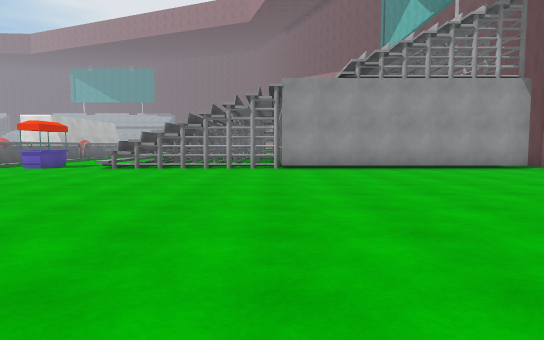
View 1 (above)

16 first-person views from a walk through a scene from a Unity 3-D project. The camera is 1.2 m above the floor, tilts 4° down and sees 75° across. The floor is counted in squares, 2 m on a side. Each view is taken from the middle of a square. On the plan, view 1 faces up. The plan holds only what a view shows up to about 10 squares ahead; the rest is blank. The place goes on beyond the plan. The player is left out. Some animated figures are not drawn. Surface patterns are stand-ins for the level's own textures.

View 2
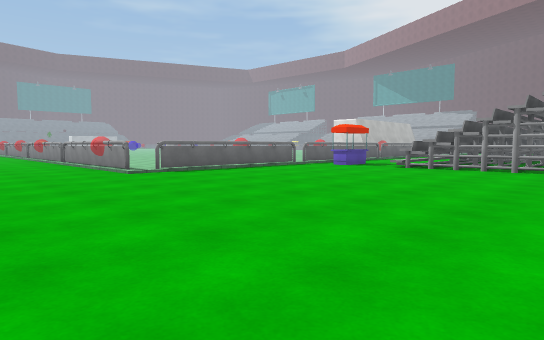

View 3
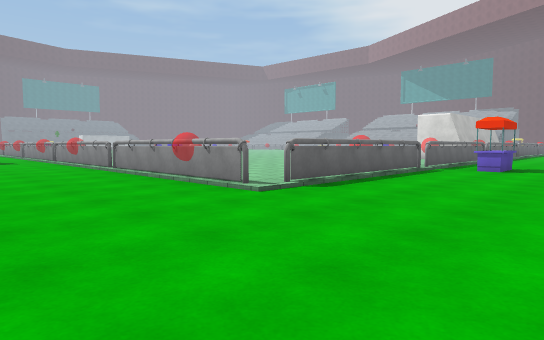

View 4
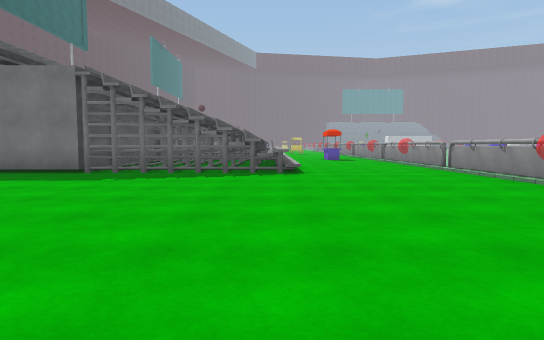

View 5
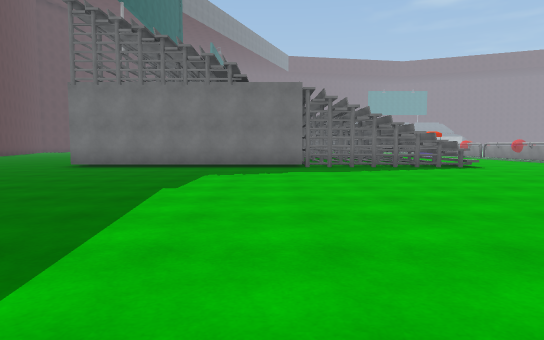

View 6
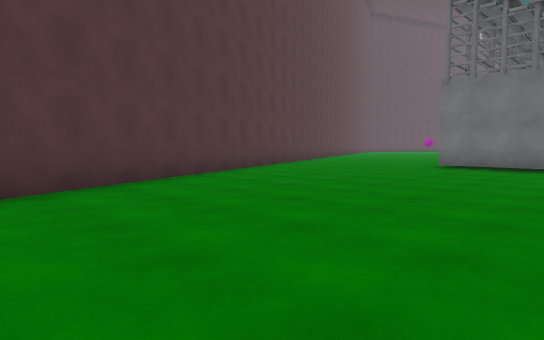

View 7
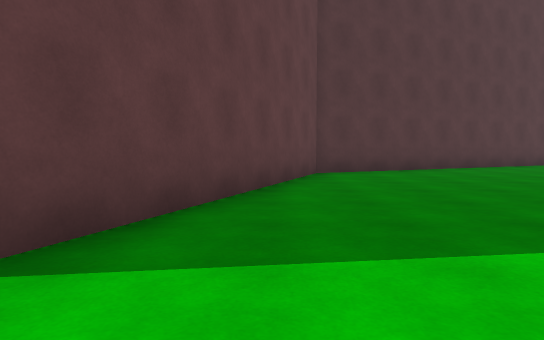

View 8
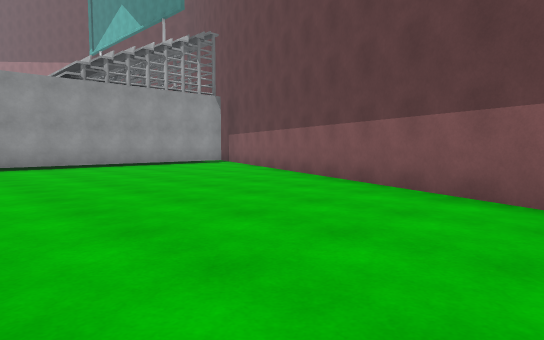

View 9
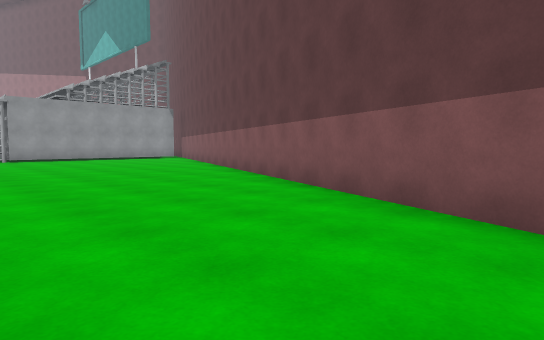

View 10
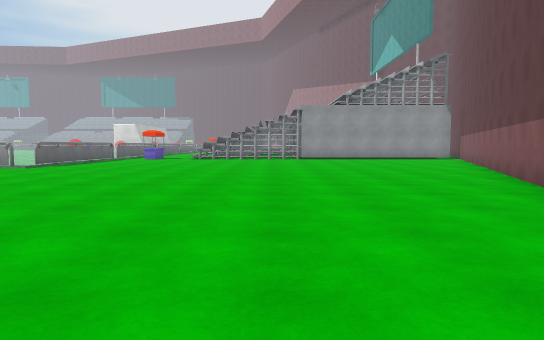

View 11
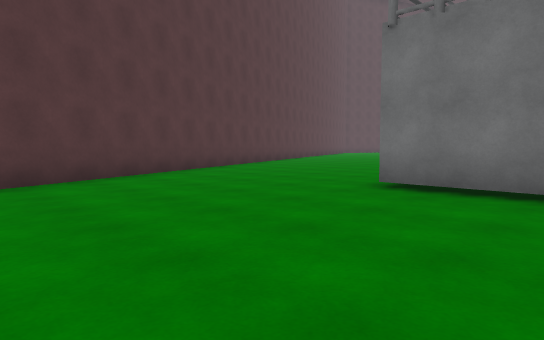

View 12
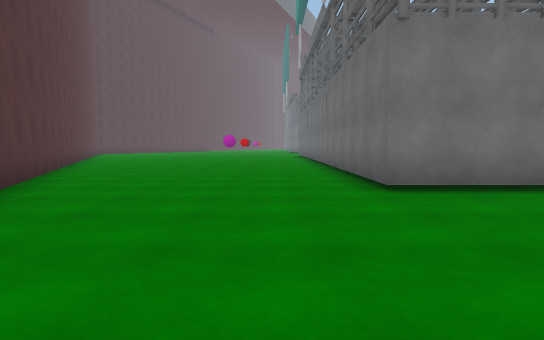

View 13
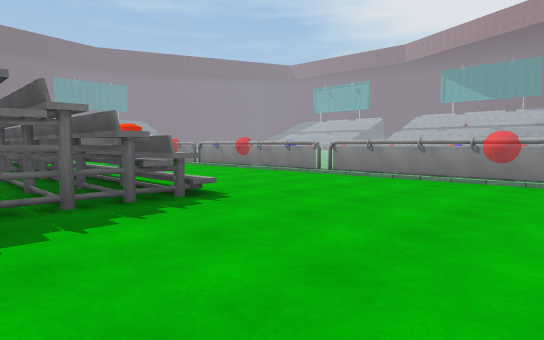

View 14
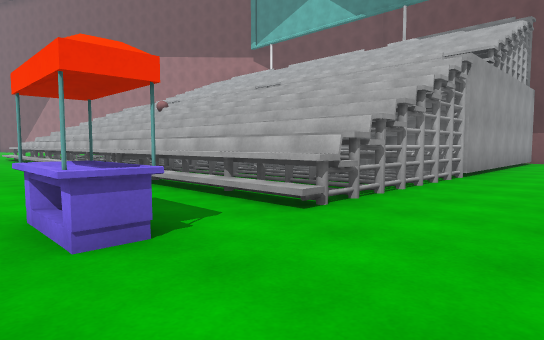

View 15
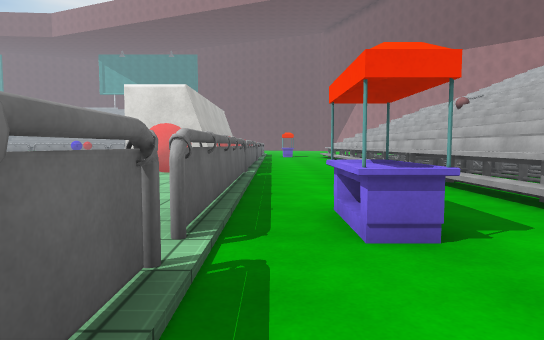

View 16
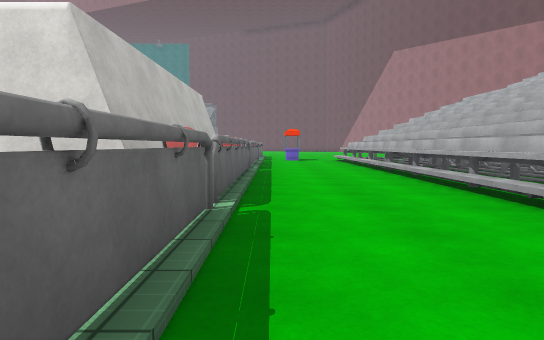

### Floor plan
Key: @ floor where view 1 was taken; # wall or solid block; x gap in a wall; . floor; = window, fence, low wall or low ledge; ^ raised ledge; O other object.
Columns run from 18 left of view 1 to 7 right of it. Each row starts with its distance up from view 1.
 21           #...^#
 20            ...^#
 19           #...^#
 18           #...^#
 17           #...^#
 16           #...^#
 15            ...^#
 14          ##...^#
 13          .#...^#
 12          .=...^#
 11            ...^#
 10           =.O.^##
  9           x.O.^###########
  8           =..............
  7            .............
  6           =.............#
  5         ..=.............#
  4          =#............##
  3   # ##==# #............#
  2   ....................##
  1    ...................#
  0    ...............@...#
 -1  ^^^^^^..............##
 -2 #######..............#
 -3      ##.............##
 -4       #.............#
 -5       #............##
 -6     ###............#
 -7       #............#
 -8       #...........##
 -9       #...........#
-10       #..........##
-11  ######..........#
-12  ................#
-13  ..............###
-14  ............###
-15  .........####
-16  .......###
-17  ....####
-18  ..###
-19  ###

Where each view was taken, in squares from view 1:
view 1: 0 up, 0 right, facing up
view 2: 0 up, 0 right, facing up-left
view 3: 0 up, 4 left, facing up-left
view 4: 1 down, 4 left, facing left
view 5: 6 down, 2 left, facing left
view 6: 8 down, 2 left, facing down-left
view 7: 5 down, 1 left, facing down
view 8: 1 down, 1 left, facing up-right
view 9: 6 down, 2 left, facing up-right
view 10: 6 down, 1 left, facing up
view 11: 9 down, 7 left, facing down-left
view 12: 13 down, 7 left, facing left
view 13: 3 down, 8 left, facing up-left
view 14: 7 up, 7 left, facing up-right
view 15: 7 up, 7 left, facing up
view 16: 11 up, 7 left, facing up
